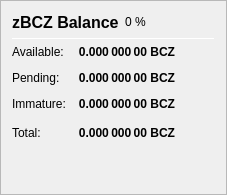
                   <widget class="QFrame" name="frame_ZerocoinBalances">
                    <property name="frameShape">
                     <enum>QFrame::StyledPanel</enum>
                    </property>
                    <property name="frameShadow">
                     <enum>QFrame::Raised</enum>
                    </property>
                    <layout class="QVBoxLayout" name="verticalLayout_7">
                     <item>
                      <layout class="QHBoxLayout" name="horizontalLayout_8" stretch="0,0,0">
                       <item>
                        <widget class="QLabel" name="label_5z_3">
                         <property name="minimumSize">
                          <size>
                           <width>0</width>
                           <height>20</height>
                          </size>
                         </property>
                         <property name="font">
                          <font>
                           <pointsize>12</pointsize>
                           <weight>75</weight>
                           <bold>true</bold>
                          </font>
                         </property>
                         <property name="text">
                          <string>zBCZ Balance</string>
                         </property>
                        </widget>
                       </item>
                       <item>
                        <widget class="QLabel" name="labelzBCZPercent">
                         <property name="text">
                          <string notr="true">0 %</string>
                         </property>
                        </widget>
                       </item>
                       <item>
                        <spacer name="horizontalSpacer_11">
                         <property name="orientation">
                          <enum>Qt::Horizontal</enum>
                         </property>
                         <property name="sizeHint" stdset="0">
                          <size>
                           <width>40</width>
                           <height>20</height>
                          </size>
                         </property>
                        </spacer>
                       </item>
                      </layout>
                     </item>
                     <item>
                      <widget class="Line" name="line_ZerocoinBalance">
                       <property name="minimumSize">
                        <size>
                         <width>0</width>
                         <height>1</height>
                        </size>
                       </property>
                       <property name="maximumSize">
                        <size>
                         <width>16777215</width>
                         <height>1</height>
                        </size>
                       </property>
                       <property name="orientation">
                        <enum>Qt::Horizontal</enum>
                       </property>
                      </widget>
                     </item>
                     <item>
                      <layout class="QGridLayout" name="gridLayout_5">
                       <property name="spacing">
                        <number>12</number>
                       </property>
                       <item row="1" column="0">
                        <widget class="QLabel" name="labelzBalanceMatureText">
                         <property name="toolTip">
                          <string>Mature: more than 20 confirmation and more than 1 mint of the same denomination after it was minted.
These zBCZ are spendable.</string>
                         </property>
                         <property name="text">
                          <string>Available:</string>
                         </property>
                        </widget>
                       </item>
                       <item row="1" column="1">
                        <widget class="QLabel" name="labelzBalanceMature">
                         <property name="font">
                          <font>
                           <weight>75</weight>
                           <bold>true</bold>
                          </font>
                         </property>
                         <property name="toolTip">
                          <string>Mature: more than 20 confirmation and more than 1 mint of the same denomination after it was minted.
These zBCZ are spendable.</string>
                         </property>
                         <property name="text">
                          <string notr="true">0.000 000 00 BCZ</string>
                         </property>
                         <property name="alignment">
                          <set>Qt::AlignRight|Qt::AlignTrailing|Qt::AlignVCenter</set>
                         </property>
                        </widget>
                       </item>
                       <item row="2" column="0">
                        <widget class="QLabel" name="labelzBalancePendingText">
                         <property name="toolTip">
                          <string>Unconfirmed: less than 20 confirmations
Immature: confirmed, but less than 1 mint of the same denomination after it was minted</string>
                         </property>
                         <property name="text">
                          <string>Pending:</string>
                         </property>
                        </widget>
                       </item>
                       <item row="2" column="1">
                        <widget class="QLabel" name="labelzBalancePending">
                         <property name="font">
                          <font>
                           <weight>75</weight>
                           <bold>true</bold>
                          </font>
                         </property>
                         <property name="toolTip">
                          <string>Unconfirmed: less than 20 confirmations
Immature: confirmed, but less than 1 mint of the same denomination after it was minted</string>
                         </property>
                         <property name="text">
                          <string notr="true">0.000 000 00 BCZ</string>
                         </property>
                         <property name="alignment">
                          <set>Qt::AlignRight|Qt::AlignTrailing|Qt::AlignVCenter</set>
                         </property>
                        </widget>
                       </item>
                       <item row="3" column="0">
                        <widget class="QLabel" name="labelzBalanceImmatureText">
                         <property name="toolTip">
                          <string>Unconfirmed: less than 20 confirmations
Immature: confirmed, but less than 1 mint of the same denomination after it was minted</string>
                         </property>
                         <property name="text">
                          <string>Immature:</string>
                         </property>
                        </widget>
                       </item>
                       <item row="3" column="1">
                        <widget class="QLabel" name="labelzBalanceImmature">
                         <property name="font">
                          <font>
                           <weight>75</weight>
                           <bold>true</bold>
                          </font>
                         </property>
                         <property name="toolTip">
                          <string>Unconfirmed: less than 20 confirmations
Immature: confirmed, but less than 1 mint of the same denomination after it was minted</string>
                         </property>
                         <property name="text">
                          <string notr="true">0.000 000 00 BCZ</string>
                         </property>
                         <property name="alignment">
                          <set>Qt::AlignRight|Qt::AlignTrailing|Qt::AlignVCenter</set>
                         </property>
                        </widget>
                       </item>
                       <item row="4" column="0">
                        <widget class="QLabel" name="labelzBalanceText">
                         <property name="toolTip">
                          <string>Your current zBCZ balance, unconfirmed and immature zBCZ included.</string>
                         </property>
                         <property name="text">
                          <string>Total:</string>
                         </property>
                        </widget>
                       </item>
                       <item row="4" column="1">
                        <widget class="QLabel" name="labelzBalance">
                         <property name="font">
                          <font>
                           <weight>75</weight>
                           <bold>true</bold>
                          </font>
                         </property>
                         <property name="cursor">
                          <cursorShape>IBeamCursor</cursorShape>
                         </property>
                         <property name="toolTip">
                          <string>Your current zBCZ balance, unconfirmed and immature zBCZ included.</string>
                         </property>
                         <property name="text">
                          <string notr="true">0.000 000 00 BCZ</string>
                         </property>
                         <property name="alignment">
                          <set>Qt::AlignRight|Qt::AlignTrailing|Qt::AlignVCenter</set>
                         </property>
                         <property name="textInteractionFlags">
                          <set>Qt::LinksAccessibleByMouse|Qt::TextSelectableByKeyboard|Qt::TextSelectableByMouse</set>
                         </property>
                        </widget>
                       </item>
                       <item row="4" column="2">
                        <spacer name="horizontalSpacer_4">
                         <property name="orientation">
                          <enum>Qt::Horizontal</enum>
                         </property>
                         <property name="sizeHint" stdset="0">
                          <size>
                           <width>40</width>
                           <height>20</height>
                          </size>
                         </property>
                        </spacer>
                       </item>
                      </layout>
                     </item>
                     <item>
                      <spacer name="verticalSpacer_4">
                       <property name="orientation">
                        <enum>Qt::Vertical</enum>
                       </property>
                       <property name="sizeHint" stdset="0">
                        <size>
                         <width>20</width>
                         <height>40</height>
                        </size>
                       </property>
                      </spacer>
                     </item>
                    </layout>
                   </widget>
